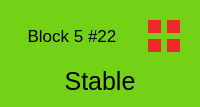
               <widget class="QWidget" name="cell_n22" native="true">
                <property name="styleSheet">
                 <string notr="true">background-color: rgb(115, 210, 22);
border-color: rgb(255, 255, 255);</string>
                </property>
                <layout class="QGridLayout" name="gridLayout_85">
                 <item row="0" column="0">
                  <widget class="QLabel" name="n22">
                   <property name="font">
                    <font>
                     <pointsize>13</pointsize>
                    </font>
                   </property>
                   <property name="text">
                    <string>Block 5 #22</string>
                   </property>
                   <property name="alignment">
                    <set>Qt::AlignCenter</set>
                   </property>
                  </widget>
                 </item>
                 <item row="0" column="1">
                  <widget class="QWidget" name="w22" native="true">
                   <property name="sizePolicy">
                    <sizepolicy hsizetype="Fixed" vsizetype="Fixed">
                     <horstretch>0</horstretch>
                     <verstretch>0</verstretch>
                    </sizepolicy>
                   </property>
                   <property name="minimumSize">
                    <size>
                     <width>50</width>
                     <height>50</height>
                    </size>
                   </property>
                   <property name="maximumSize">
                    <size>
                     <width>50</width>
                     <height>50</height>
                    </size>
                   </property>
                   <layout class="QGridLayout" name="gridLayout_86">
                    <item row="0" column="0">
                     <widget class="QWidget" name="n22_mainsys" native="true">
                      <property name="styleSheet">
                       <string notr="true">background-color: rgb(239, 41, 41);</string>
                      </property>
                     </widget>
                    </item>
                    <item row="0" column="1">
                     <widget class="QWidget" name="n22_mainradar" native="true">
                      <property name="styleSheet">
                       <string notr="true">background-color: rgb(239, 41, 41);</string>
                      </property>
                     </widget>
                    </item>
                    <item row="1" column="0">
                     <widget class="QWidget" name="n22_subsys" native="true">
                      <property name="styleSheet">
                       <string notr="true">background-color: rgb(239, 41, 41);</string>
                      </property>
                     </widget>
                    </item>
                    <item row="1" column="1">
                     <widget class="QWidget" name="n22_subradar" native="true">
                      <property name="styleSheet">
                       <string notr="true">background-color: rgb(239, 41, 41);</string>
                      </property>
                     </widget>
                    </item>
                   </layout>
                  </widget>
                 </item>
                 <item row="1" column="0" colspan="2">
                  <widget class="QLabel" name="n22_display">
                   <property name="font">
                    <font>
                     <pointsize>19</pointsize>
                    </font>
                   </property>
                   <property name="styleSheet">
                    <string notr="true">border-color: rgb(255, 255, 255);</string>
                   </property>
                   <property name="text">
                    <string>Stable</string>
                   </property>
                   <property name="alignment">
                    <set>Qt::AlignCenter</set>
                   </property>
                  </widget>
                 </item>
                </layout>
               </widget>
